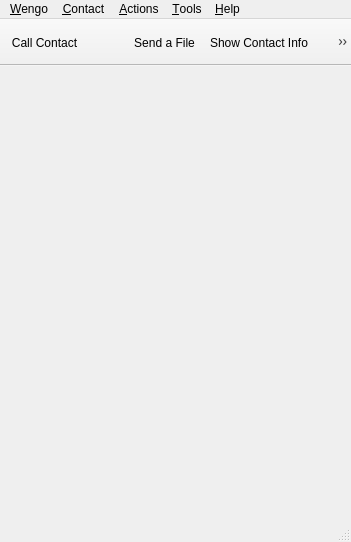
<ui version="4.0" >
 <author></author>
 <comment></comment>
 <exportmacro></exportmacro>
 <class>ChatMainWindow</class>
 <widget class="QMainWindow" name="ChatMainWindow" >
  <property name="geometry" >
   <rect>
    <x>0</x>
    <y>0</y>
    <width>351</width>
    <height>542</height>
   </rect>
  </property>
  <property name="windowTitle" >
   <string>MainWindow</string>
  </property>
  <property name="toolButtonStyle" >
   <enum>Qt::ToolButtonIconOnly</enum>
  </property>
  <widget class="QWidget" name="centralwidget" >
   <layout class="QGridLayout" >
    <property name="margin" >
     <number>6</number>
    </property>
    <property name="spacing" >
     <number>3</number>
    </property>
   </layout>
  </widget>
  <widget class="QMenuBar" name="menubar" >
   <property name="geometry" >
    <rect>
     <x>0</x>
     <y>0</y>
     <width>351</width>
     <height>21</height>
    </rect>
   </property>
   <widget class="QMenu" name="menuContact" >
    <property name="title" >
     <string>&amp;Contact</string>
    </property>
    <addaction name="actionAddContact" />
    <addaction name="actionSearchWengoContact" />
   </widget>
   <widget class="QMenu" name="menuWengo" >
    <property name="title" >
     <string>&amp;Wengo</string>
    </property>
    <addaction name="actionShowWengoAccount" />
    <addaction name="actionEditMyProfile" />
    <addaction name="actionWengoServices" />
    <addaction name="separator" />
    <addaction name="actionClose" />
   </widget>
   <widget class="QMenu" name="menuTools" >
    <property name="title" >
     <string>&amp;Tools</string>
    </property>
    <addaction name="actionShowFileTransfer" />
   </widget>
   <widget class="QMenu" name="menuHelp" >
    <property name="title" >
     <string>&amp;Help</string>
    </property>
    <addaction name="actionShowWengoForum" />
    <addaction name="actionWengoFAQ" />
   </widget>
   <widget class="QMenu" name="menuActions" >
    <property name="title" >
     <string>&amp;Actions</string>
    </property>
    <addaction name="actionCreateConferenceCall" />
    <addaction name="actionSendSms" />
    <addaction name="separator" />
    <addaction name="actionSaveHistoryAs" />
   </widget>
   <addaction name="menuWengo" />
   <addaction name="menuContact" />
   <addaction name="menuActions" />
   <addaction name="menuTools" />
   <addaction name="menuHelp" />
  </widget>
  <widget class="QStatusBar" name="statusbar" >
   <property name="autoFillBackground" >
    <bool>false</bool>
   </property>
  </widget>
  <widget class="QToolBar" name="toolBar" >
   <property name="windowTitle" >
    <string>Main Toolbar</string>
   </property>
   <property name="movable" >
    <bool>false</bool>
   </property>
   <property name="orientation" >
    <enum>Qt::Horizontal</enum>
   </property>
   <property name="iconSize" >
    <size>
     <width>32</width>
     <height>32</height>
    </size>
   </property>
   <attribute name="toolBarArea" >
    <number>4</number>
   </attribute>
   <addaction name="actionCallContact" />
   <addaction name="actionSendSms" />
   <addaction name="actionSendFile" />
   <addaction name="actionContactInfo" />
   <addaction name="actionCreateChatConf" />
  </widget>
  <action name="actionShowWengoAccount" />
  <action name="actionEditMyProfile" />
  <action name="actionWengoServices" />
  <action name="actionClose" />
  <action name="actionAddContact" />
  <action name="actionSearchWengoContact" />
  <action name="actionSendSms" />
  <action name="actionCreateConferenceCall" />
  <action name="actionShowWengoForum" />
  <action name="actionWengoFAQ" />
  <action name="actionCallContact" >
   <property name="icon" >
    <iconset resource="../wengophone.qrc" >:/pics/contact/call.png</iconset>
   </property>
   <property name="text" >
    <string>Call Contact</string>
   </property>
   <property name="iconText" >
    <string>Call Contact</string>
   </property>
   <property name="toolTip" >
    <string>Call Contact</string>
   </property>
  </action>
  <action name="actionSendFile" >
   <property name="icon" >
    <iconset resource="../wengophone.qrc" >:/pics/filetransfer/send-file.png</iconset>
   </property>
   <property name="text" >
    <string>Send a File</string>
   </property>
   <property name="iconText" >
    <string>Send a File</string>
   </property>
   <property name="toolTip" >
    <string>Send a File</string>
   </property>
  </action>
  <action name="actionCreateChatConf" >
   <property name="icon" >
    <iconset resource="../wengophone.qrc" >:/pics/chat/chat-room.png</iconset>
   </property>
   <property name="text" >
    <string>createChatConf</string>
   </property>
  </action>
  <action name="actionContactInfo" >
   <property name="icon" >
    <iconset resource="../wengophone.qrc" >:/pics/chat/contact-details.png</iconset>
   </property>
   <property name="text" >
    <string>Show Contact Info</string>
   </property>
   <property name="iconText" >
    <string>Show Contact Info</string>
   </property>
   <property name="toolTip" >
    <string>Show Contact Info</string>
   </property>
  </action>
  <action name="actionBlockContact" >
   <property name="icon" >
    <iconset resource="../wengophone.qrc" >:/pics/chat/block-a.png</iconset>
   </property>
   <property name="text" >
    <string>blockContact</string>
   </property>
  </action>
  <action name="actionShowFileTransfer" >
   <property name="text" >
    <string/>
   </property>
  </action>
  <action name="actionSaveHistoryAs" >
   <property name="icon" >
    <iconset/>
   </property>
   <property name="text" >
    <string>&amp;Save History As...</string>
   </property>
  </action>
 </widget>
 <pixmapfunction></pixmapfunction>
 <resources>
  <include location="../wengophone.qrc" />
 </resources>
 <connections/>
</ui>
